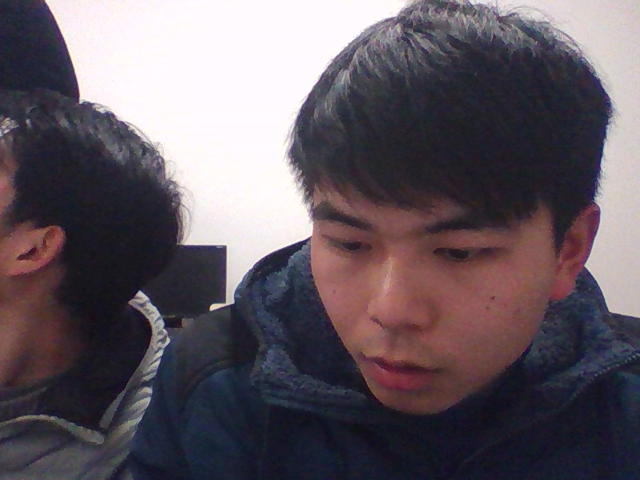
//> input picture eye_dete/frame------.png, 640 x 480 px, given in place of the camera
$ ./main   (built with g++ and OpenCV 4)
//> lines starting //> are read from the running program, lines starting //| are printed output that depends on the picture
//> further down, frame is the input picture: 480 rows x 640 cols, CV_8UC3; mean B, G, R 97.4, 89.5, 98.7
//> in findEyeCenter, `rectangle(face,eye,0);`: face: 230 rows x 230 cols, CV_8UC1; min 0, max 249, mean 73.9
### eye_dete/helpers.h
#ifndef HELPERS_H
#define HELPERS_H

bool rectInImage(cv::Rect rect, cv::Mat image);
bool inMat(cv::Point p,int rows,int cols);
cv::Mat matrixMagnitude(const cv::Mat &matX, const cv::Mat &matY);
double computeDynamicThreshold(const cv::Mat &mat, double stdDevFactor);

#endif

### eye_dete/findEyeCenter.h
#ifndef EYE_CENTER_H
#define EYE_CENTER_H

#include "opencv2/imgproc/imgproc.hpp"

cv::Point findEyeCenter(cv::Mat face, cv::Rect eye, std::string debugWindow);

#endif

### eye_dete/constants.h
#ifndef CONSTANTS_H
#define CONSTANTS_H

// Debugging
const bool kPlotVectorField = false;

// Size constants
/*const int kEyePercentTop = 25;
const int kEyePercentSide = 13;
const int kEyePercentHeight = 30;
const int kEyePercentWidth = 35;//*/
const int kEyePercentTop = 15;
const int kEyePercentSide = 13;
const int kEyePercentHeight = 20;
const int kEyePercentWidth = 25;//*/
// Preprocessing
const bool kSmoothFaceImage = false;
const float kSmoothFaceFactor = 0.005;

// Algorithm Parameters
const int kFastEyeWidth = 50;
const int kWeightBlurSize = 5;
const bool kEnableWeight = true;
const float kWeightDivisor = 1.0;
const double kGradientThreshold = 50.0;

// Postprocessing
const bool kEnablePostProcess = true;
const float kPostProcessThreshold = 0.97;

// Eye Corner
const bool kEnableEyeCorner = false;

#endif

### eye_dete/helpers.cpp
#include "opencv2/objdetect/objdetect.hpp"
#include "opencv2/highgui/highgui.hpp"
#include "opencv2/imgproc/imgproc.hpp"

#include <iostream>
#include <queue>
#include <stdio.h>

#include "constants.h"

// [9 lines left out: functions rectInImage, inMat, not called in this run]

cv::Mat matrixMagnitude(const cv::Mat &matX, const cv::Mat &matY)
{
  cv::Mat mags(matX.rows,matX.cols,CV_64F);
  for (int y = 0; y < matX.rows; ++y)
  {
    const double *Xr = matX.ptr<double>(y), *Yr = matY.ptr<double>(y);
    double *Mr = mags.ptr<double>(y);
    for (int x = 0; x < matX.cols; ++x)
	{
      double gX = Xr[x], gY = Yr[x];
      double magnitude = sqrt((gX * gX) + (gY * gY));
      Mr[x] = magnitude;
    }
  }
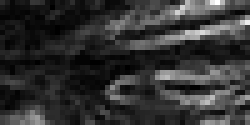
//> mags: 25 rows x 50 cols, CV_64FC1 (shown 5 times larger); min 0, max 28.36, mean 5.6; drawn with min black and max white
  return mags;
}

double computeDynamicThreshold(const cv::Mat &mat, double stdDevFactor)
{
//> called with stdDevFactor = 50
  cv::Scalar stdMagnGrad, meanMagnGrad;
  cv::meanStdDev(mat, meanMagnGrad, stdMagnGrad);
//> meanMagnGrad = Scalar(5.62); stdMagnGrad = Scalar(4.7)
  double stdDev = stdMagnGrad[0] / sqrt(mat.rows*mat.cols);
//> stdDev = 0.133
  return stdDevFactor * stdDev + meanMagnGrad[0];
}

### eye_dete/findEyeCenter.cpp
#include "opencv2/objdetect/objdetect.hpp"
#include "opencv2/highgui/highgui.hpp"
#include "opencv2/imgproc/imgproc.hpp"

//#include <mgl2/mgl.h>

#include <iostream>
#include <queue>
#include <stdio.h>

#include "constants.h"
#include "helpers.h"

// Pre-declarations
cv::Mat floodKillEdges(cv::Mat &mat);


cv::Point unscalePoint(cv::Point p, cv::Rect origSize)
{
	float ratio = (((float)kFastEyeWidth)/origSize.width);
	int x = round(p.x / ratio);
	int y = round(p.y / ratio);
	return cv::Point(x,y);
}

void scaleToFastSize(const cv::Mat &src,cv::Mat &dst)
{
	//cv::resize(src, dst, cv::Size(kFastEyeWidth,(((float)kFastEyeWidth)/src.cols) * src.rows));
	cv::resize(src, dst, cv::Size(50, 25));
}

cv::Mat computeMatXGradient(const cv::Mat &mat)
{
  cv::Mat out(mat.rows,mat.cols,CV_64F);

  for (int y = 0; y < mat.rows; ++y)
  {
    const uchar *Mr = mat.ptr<uchar>(y);
    double *Or = out.ptr<double>(y);

    Or[0] = Mr[1] - Mr[0];
    for (int x = 1; x < mat.cols - 1; ++x)
	{
		Or[x] = (Mr[x+1] - Mr[x-1])/2.0;
    }
    Or[mat.cols-1] = Mr[mat.cols-1] - Mr[mat.cols-2];
  }
  //cv::imshow("test_2", out);
  return out;
}


void testPossibleCentersFormula(int x, int y, const cv::Mat &weight,double gx, double gy, cv::Mat &out)
{
  // for all possible centers
  for (int cy = 0; cy < out.rows; ++cy)
  {
    double *Or = out.ptr<double>(cy);
    const unsigned char *Wr = weight.ptr<unsigned char>(cy);

    for (int cx = 0; cx < out.cols; ++cx)
	{
      if (x == cx && y == cy)
	  {
        continue;
      }
      // create a vector from the possible center to the gradient origin
      double dx = x - cx;
      double dy = y - cy;
      // normalize d
      double magnitude = sqrt((dx * dx) + (dy * dy));
      dx = dx / magnitude;
      dy = dy / magnitude;
      double dotProduct = dx*gx + dy*gy;
      dotProduct = std::max(0.0,dotProduct);
      // square and multiply by the weight
      if (kEnableWeight)
	  {
        Or[cx] += dotProduct * dotProduct * (Wr[cx]/kWeightDivisor);
      }
	  else
	  {
        Or[cx] += dotProduct * dotProduct;
      }
    }
  }
}

cv::Point findEyeCenter(cv::Mat face, cv::Rect eye, std::string debugWindow)
{
  cv::Mat eyeROIUnscaled = face(eye);
  //cv::imshow("test", eyeROIUnscaled);//用于测试
  cv::Mat eyeROI;
  scaleToFastSize(eyeROIUnscaled, eyeROI);
  //cv::imshow("test___!", eyeROI);//用于测试
  // draw eye region
  rectangle(face,eye,0);//画眼睛的框框    0黑色    255白色
  //-- Find the gradient
  cv::Mat gradientX = computeMatXGradient(eyeROI);
  cv::Mat gradientY = computeMatXGradient(eyeROI.t()).t();

  //-- Normalize and threshold the gradient
  // compute all the magnitudes
  cv::Mat mags = matrixMagnitude(gradientX, gradientY);

  //compute the threshold
  double gradientThresh = computeDynamicThreshold(mags, kGradientThreshold);
//> gradientThresh = 12.27
  //normalize
  for (int y = 0; y < eyeROI.rows; ++y)
  {
    double *Xr = gradientX.ptr<double>(y), *Yr = gradientY.ptr<double>(y);
    const double *Mr = mags.ptr<double>(y);
    for (int x = 0; x < eyeROI.cols; ++x)
	{
      double gX = Xr[x], gY = Yr[x];
      double magnitude = Mr[x];
      if (magnitude > gradientThresh)
	  {
        Xr[x] = gX/magnitude;
        Yr[x] = gY/magnitude;
      }
	  else
	  {
        Xr[x] = 0.0;
        Yr[x] = 0.0;
      }
    }
  }
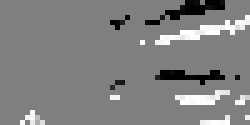
//> gradientY: 25 rows x 50 cols, CV_64FC1 (shown 5 times larger); min -1, max 1, mean 0.00936; drawn with min black and max white
  //-- Create a blurred and inverted image for weighting
  cv::Mat weight;
  GaussianBlur( eyeROI, weight, cv::Size( kWeightBlurSize, kWeightBlurSize ), 0, 0 );
  for (int y = 0; y < weight.rows; ++y)
  {
    unsigned char *row = weight.ptr<unsigned char>(y);
    for (int x = 0; x < weight.cols; ++x)
	{
      row[x] = (255 - row[x]);
    }
  }
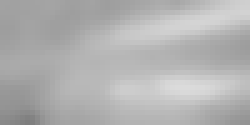
//> weight: 25 rows x 50 cols, CV_8UC1 (shown 5 times larger); min 125, max 219, mean 177.6

  //-- Run the algorithm!
  cv::Mat outSum = cv::Mat::zeros(eyeROI.rows,eyeROI.cols,CV_64F);
  // for each possible gradient location
  // Note: these loops are reversed from the way the paper does them
  // it evaluates every possible center for each gradient location instead of
  // every possible gradient location for every center.
  for (int y = 0; y < weight.rows; ++y)
  {
    const double *Xr = gradientX.ptr<double>(y), *Yr = gradientY.ptr<double>(y);
    for (int x = 0; x < weight.cols; ++x)
	{
      double gX = Xr[x], gY = Yr[x];
      if (gX == 0.0 && gY == 0.0)
	  {
        continue;
      }
      testPossibleCentersFormula(x, y, weight, gX, gY, outSum);
    }
  }
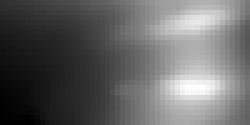
//> outSum: 25 rows x 50 cols, CV_64FC1 (shown 5 times larger); min 1480.3, max 14595.7, mean 6679; drawn with min black and max white
  //cv::imshow("weight", weight);
  // scale all the values down, basically averaging them
  double numGradients = (weight.rows*weight.cols);
//> numGradients = 1250
  cv::Mat out;
  outSum.convertTo(out, CV_32F,1.0/numGradients);
//> out: 25 rows x 50 cols, CV_32FC1
  //-- Find the maximum point
  cv::Point maxP;
  double maxVal;
  cv::minMaxLoc(out, NULL,&maxVal,NULL,&maxP);
//> maxVal = 11.68; maxP = Point(40, 17)
  //-- Flood fill the edges
  if(!kEnablePostProcess)
  {
    cv::Mat floodClone;
    //double floodThresh = computeDynamicThreshold(out, 1.5);
    double floodThresh = maxVal * kPostProcessThreshold;
    cv::threshold(out, floodClone, floodThresh, 0.0f, cv::THRESH_TOZERO);

    cv::Mat mask = floodKillEdges(floodClone);
    //imshow(debugWindow + " Mask",mask);

	//imshow(debugWindow,out);
    // redo max
    cv::minMaxLoc(out, NULL,&maxVal,NULL,&maxP,mask);
  }
  /*std::cout << "maxVal:" << maxVal << "maxP:" << maxP << std::endl;
  if (maxVal > 8)std::cout << "open!!!!"<<std::endl;
  else std::cout << "close!!" << std::endl;//*/
  return unscalePoint(maxP,eye);
//> in unscalePoint, `int x = round(p.x / ratio);`: x = 46
//> in unscalePoint, `int y = round(p.y / ratio);`: y = 19
}


// [34 lines left out: functions floodShouldPushPoint, floodKillEdges, not called in this run]

### eye_dete/main.cpp
#include <opencv2/objdetect/objdetect.hpp>
#include <opencv2/highgui/highgui.hpp>
#include <opencv2/imgproc/imgproc.hpp>

#include <iostream>
#include <queue>

#include <stdio.h>
#include <math.h>

#include "constants.h"
#include "findEyeCenter.h"

#include <stdlib.h>
using namespace std;
using namespace cv;

/** Constants **/

double fps,t=0;
char fps_string[10];  // 用于存放帧率的字符串
/** Function Headers */
void detectAndDisplay(cv::Mat frame);
/** Global variables */
std::string main_window_name = "Capture - Face detection";
std::string face_window_name = "Capture - Face";

cv::Mat debugImage;
/***************** @function main*****************/
int main(int argc, const char** argv)
{
	cv::Mat frame;
	cv::namedWindow(main_window_name, CV_WINDOW_NORMAL);
	cv::namedWindow(face_window_name, CV_WINDOW_NORMAL);
	cv::VideoCapture capture(0);
	if (capture.isOpened())
	{
		while (true)
		{
			t = (double)cv::getTickCount();
			capture.read(frame);
			cv::flip(frame, frame, 1);// mirror it
			frame.copyTo(debugImage);
			if (!frame.empty())
			{
				detectAndDisplay(frame);
			}
			else
			{
				printf(" --(!) No captured frame -- Break!");
				break;
			}
			t = ((double)cv::getTickCount() - t) / cv::getTickFrequency();
			fps = 1.0 / t;
			sprintf(fps_string,"%.2f",fps);
			std::string fpsString("FPS:");
			fpsString += fps_string;
			putText(debugImage, fpsString,cv::Point(10, 30),FONT_HERSHEY_SIMPLEX,1,cv::Scalar(0, 0, 255),2);
			imshow(main_window_name, debugImage);
			int c = cv::waitKey(1);
			if ((char)c == ' ') { break; }
			if ((char)c == 'f') { imwrite("frame.png", frame); }
		}
	}
	return 0;
}

void findEyes(cv::Mat frame_gray, cv::Rect face)
{
	cv::Mat faceROI = frame_gray(face);
	cv::Mat debugFace = faceROI;
	if (kSmoothFaceImage) {
		double sigma = kSmoothFaceFactor * face.width;
		GaussianBlur(faceROI, faceROI, cv::Size(0, 0), sigma);
	}
	//-- Find eye regions and draw them
	int eye_region_width = face.width * (kEyePercentWidth / 100.0);
	int eye_region_height = face.width * (kEyePercentHeight / 100.0);
	int eye_region_top = face.height * (kEyePercentTop / 100.0);
	//从人脸图像中标记出眼睛区域
	cv::Rect rightEyeRegion(face.width - eye_region_width - face.width*(kEyePercentSide / 100.0),
		eye_region_top, eye_region_width, eye_region_height);//*///删除改成右眼


	/**********************关键函数，寻找眼睛瞳孔*******************/
	cv::Point rightPupil = findEyeCenter(faceROI, rightEyeRegion, "Right Eye");
//> rightPupil = Point(46, 19)
	//std::cout <<"rightPupil center:"<< rightPupil << endl;
	// change eye centers to face coordinates
	rightPupil.x += rightEyeRegion.x-1;
//> rightPupil = Point(188, 19)
	rightPupil.y += rightEyeRegion.y+7;
//> rightPupil = Point(188, 60)

	// draw eye centers
	std::cout << rightPupil<< endl;
//| [188, 60]
	circle(debugFace, rightPupil, 3,255,-1,8);
//> frame_gray: 480 rows x 640 cols, CV_8UC1; min 0, max 255, mean 93.1

	char coor_x_string[10], coor_y_string[5];
	sprintf(coor_x_string, "%d", rightPupil.x);
//> coor_x_string = "188"
	sprintf(coor_y_string, "%d", rightPupil.y);
//> coor_y_string = "60"
	strcat(coor_x_string, ",");
//> coor_x_string = "188,"
	strcat(coor_x_string, coor_y_string);
//> coor_x_string = "188,60"

	putText(debugFace, coor_x_string, cv::Point(5, 20), FONT_HERSHEY_SIMPLEX, 0.5, 255);
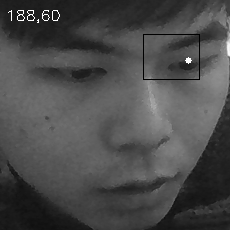
//> debugFace: 230 rows x 230 cols, CV_8UC1; min 0, max 255, mean 74.6
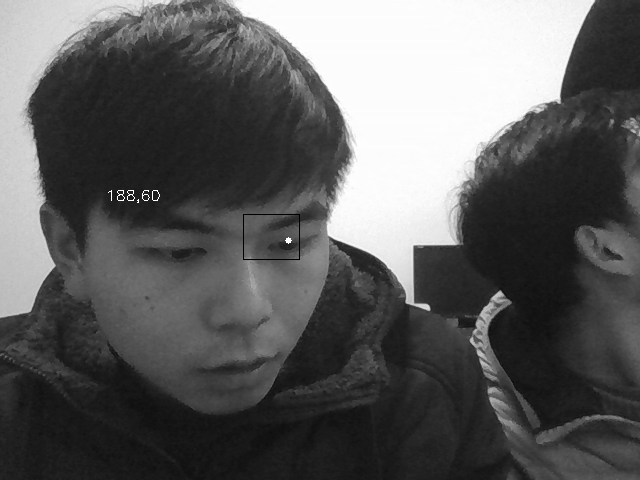
//> frame_gray: 480 rows x 640 cols, CV_8UC1; min 0, max 255, mean 93.2
//> in main, `imshow(main_window_name, debugImage);`:
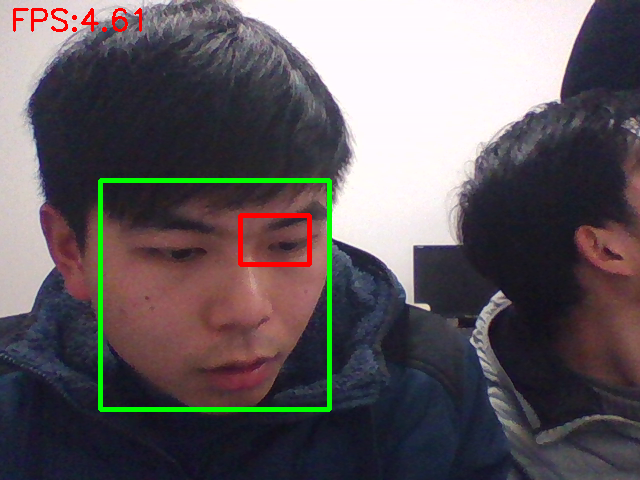
//> window 'Capture - Face detection': 480 rows x 640 cols, CV_8UC3; mean B, G, R 95.6, 91.7, 98.5
//> the Esc key is pressed
	//-- Show The Eye Corners Pic
	imshow(face_window_name, faceROI);
}
/**********************@function detectAndDisplay************************/
void detectAndDisplay(cv::Mat frame)
{
	Mat frame_gray;
	cvtColor( frame, frame_gray, CV_BGR2GRAY );
	//equalizeHist( frame_gray, frame_gray );
	//cv::pow(frame_gray, CV_64F, frame_gray);
	Rect rect_face(100, 180, 230, 230);
	Rect rect_righteye(240, 215, 70, 50);
	rectangle(debugImage, rect_face,Scalar(0,255,0),3);//圈出眼睛区域
	rectangle(debugImage, rect_righteye, Scalar(0, 0, 255), 3);
	findEyes(frame_gray, rect_face);//将灰度图和脸部框框传入...
									//我为什么不直接传眼部框框呢？？？
}

$ run again, on eye_dete/frame1.......png
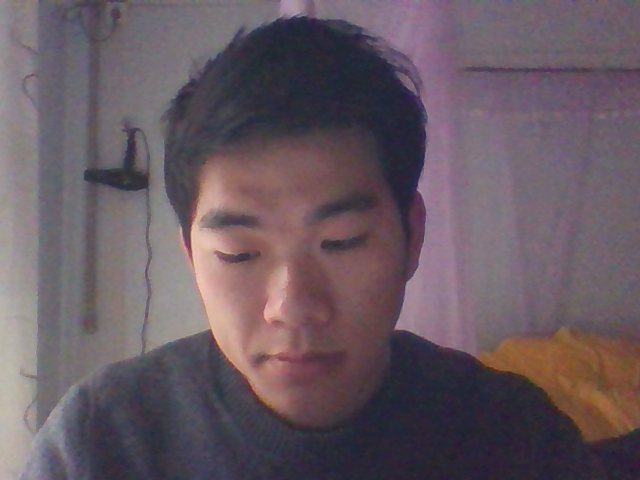
//> input picture eye_dete/frame1.......png, 640 x 480 px, given in place of the camera
//> frame is the input picture: 480 rows x 640 cols, CV_8UC3; mean B, G, R 97.8, 89.6, 103.5
//> face: 230 rows x 230 cols, CV_8UC1; min 0, max 157, mean 89.2
//> meanMagnGrad = Scalar(2.72); stdMagnGrad = Scalar(2.55)
//> stdDev = 0.072
//> gradientThresh = 6.32
//> maxVal = 5.79; maxP = Point(37, 15)
//> x = 42
//> y = 17
//> in findEyes, `cv::Point rightPupil = findEyeCenter(faceROI, rightEyeRegion, "Right E..`: rightPupil = Point(42, 17)
//> in findEyes, `rightPupil.x += rightEyeRegion.x-1;`: rightPupil = Point(184, 17)
//> in findEyes, `rightPupil.y += rightEyeRegion.y+7;`: rightPupil = Point(184, 58)
//| [184, 58]
//> in findEyes, `sprintf(coor_x_string, "%d", rightPupil.x);`: coor_x_string = "184"
//> coor_y_string = "58"
//> in findEyes, `strcat(coor_x_string, ",");`: coor_x_string = "184,"
//> in findEyes, `strcat(coor_x_string, coor_y_string);`: coor_x_string = "184,58"
//> in findEyes, `putText(debugFace, coor_x_string, cv::Point(5, 20), FONT_HERSHEY_SIMPL..`:
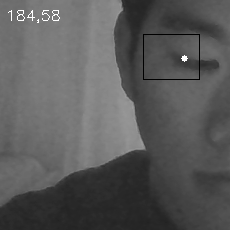
//> debugFace: 230 rows x 230 cols, CV_8UC1; min 0, max 255, mean 89.7
//> `imshow(main_window_name, debugImage);`:
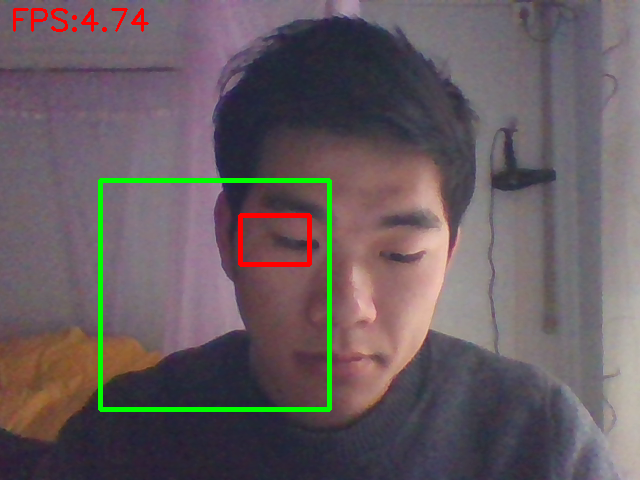
//> window 'Capture - Face detection': 480 rows x 640 cols, CV_8UC3; mean B, G, R 95.9, 91.7, 103.1
